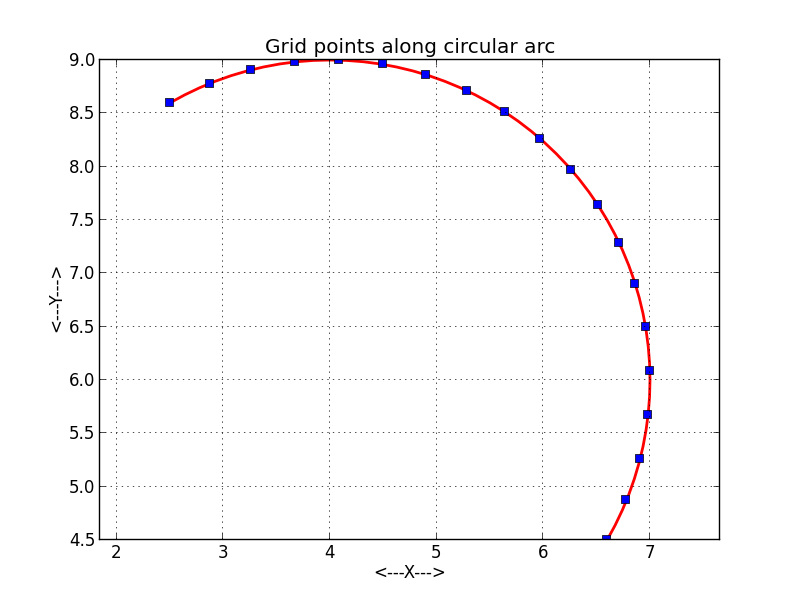

Recreate this plot in Python.
#! /usr/bin/env python
#
def circle_arc_grid_display ( r, c, a, ng, cg, filename ):

#*****************************************************************************80
#
## CIRCLE_ARC_GRID_DISPLAY displays grid points along a circular arc.
#
#  Licensing:
#
#    This code is distributed under the GNU LGPL license.
#
#  Modified:
#
#    17 April 2015
#
#  Author:
#
#    John Burkardt
#
#  Parameters:
#
#    Input, real R, the radius of the disk.
#
#    Input, real C(2), the coordinates of the center of the disk.
#
#    Input, real A(2), the initial and final angles, in degrees.
#
#    Input, integer NG, the number of grid points inside the disk.
#
#    Input, real CG[NG,2], the grid points.
#
#    Input, string FILENAME, the name of the plotfile to be created.
#
  import matplotlib.pyplot as plt
  import numpy as np
#
#  Make points on the circumference and plot them.
#
  cx = np.zeros ( 51 )
  cy = np.zeros ( 51 )
  angle = np.linspace ( a[0] * np.pi / 180.0, a[1] * np.pi / 180.0, 51 )

  for i in range ( 0, 51 ):
    cx[i] = c[0] + r * np.cos ( angle[i] )
    cy[i] = c[1] + r * np.sin ( angle[i] )

  plt.plot ( cx, cy, linewidth = 2.0, color = 'r' )
#
#  Plot the gridpoints.
#
  plt.plot ( cg[0:ng,0], cg[0:ng,1], 'bs' )
#
#  Cleanup and annotate.
#
  plt.xlabel ( '<---X--->' )
  plt.ylabel ( '<---Y--->' )
  plt.title ( 'Grid points along circular arc' )
  plt.grid ( True )
  plt.axis ( 'equal' )
# plt.show ( )
#
#  Save plot to file.
#
  plt.savefig ( filename )

  plt.clf ( )

  print ''
  print '  Graphics data saved in file "%s"' % (filename )

  return

def circle_arc_grid_display_test ( ):

#*****************************************************************************80
#
## CIRCLE_ARC_GRID_DISPLAY displays grid points along a circular arc.
#
#  Licensing:
#
#    This code is distributed under the GNU LGPL license.
#
#  Modified:
#
#    17 April 2015
#
#  Author:
#
#    John Burkardt
#
  import numpy as np
  from circle_arc_grid_points import circle_arc_grid_points

  print ''
  print 'CIRCLE_ARC_GRID_DISPLAY_TEST:'
  print '  CIRCLE_ARC_GRID_DISPLAY can display a grid of points along a circular arc.'

  r = 3.0
  c = np.array ( [ 4.0, 6.0 ] )
  a = np.array ( [ -30.0, 120.0 ] )
  n = 20
#
#  Compute the data.
#
  xy = circle_arc_grid_points ( r, c, a, n )
#
#  Plot the data.
#
  filename = 'circle_arc_grid_display.png'
  circle_arc_grid_display ( r, c, a, n, xy, filename )
#
#  Terminate.
#
  print ''
  print 'CIRCLE_ARC_GRID_DISPLAY_TEST:'
  print '  Normal end of execution.'

  return
  
if ( __name__ == '__main__' ):
  from timestamp import timestamp
  timestamp ( )
  circle_arc_grid_display_test ( )
  timestamp ( )
